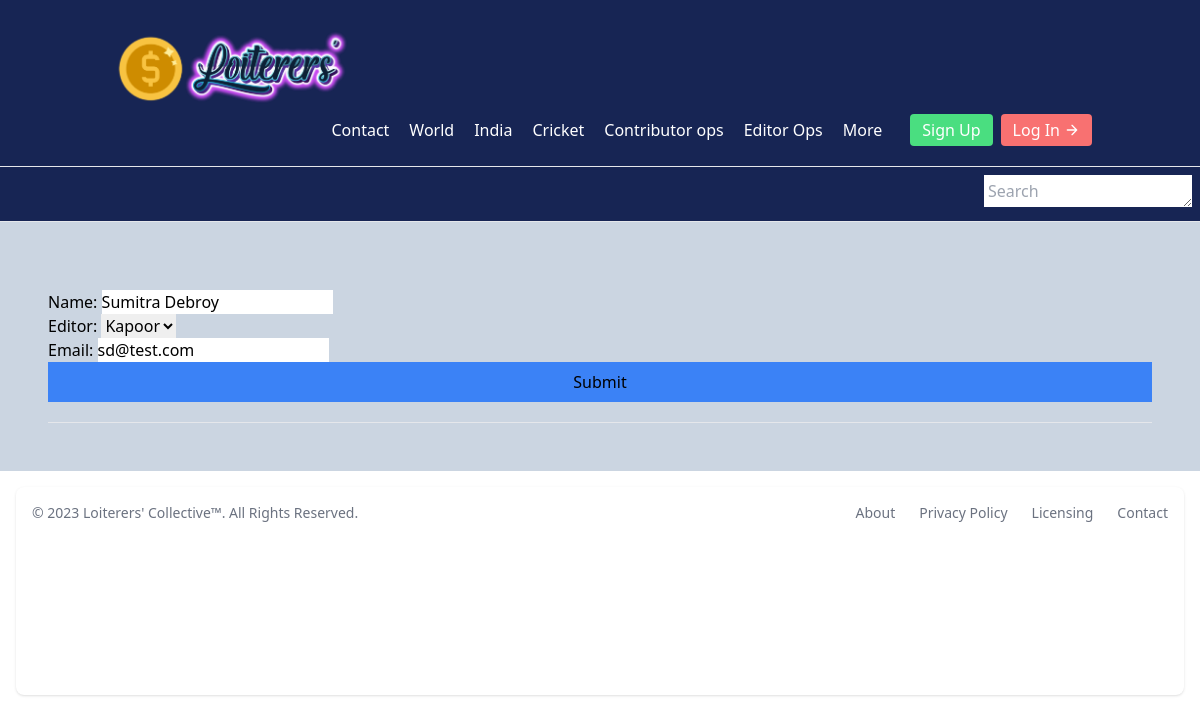
The page /contributors/1/update/ on the database its author committed.
### contributors/models.py (models this page shows, shortened)
class Contributor(models.Model):
    name = models.CharField(max_length=100)
    editor = models.ForeignKey(
        Editor,
        null=True,
        blank=True,
        on_delete=models.SET_NULL
        )
    email = models.EmailField()

### editors/models.py (models this page shows)
class Editor(models.Model):
    name = models.CharField(max_length=100)
    email = models.EmailField()
    category = models.ForeignKey(
        Category, null=True, blank=True, on_delete=models.SET_NULL
    )
    def __str__(self):
        return self.name

### contributors/views.py (the view, shortened to what this page needs)
# urls.py: path("<int:pk>/update/", UpdateContributorView.as_view(), name="contributor-update"),
class UpdateContributorView(generic.UpdateView):
    template = "contributors/contributor_update.html"
    model = Contributor
    form_class = ContributorModelForm

### contributors/forms.py
class ContributorModelForm(forms.ModelForm):
    class Meta:
        model = Contributor
        fields = (
            "name",
            "editor",
            "email",
        )

### contributors/templates/contributors/contributor_form.html (shortened to what this page needs)
{% extends "base.html" %}
{% block content %}
<form method="post" class="mt-5" enctype="multipart/form-data">
    {{ form.as_p }}
    <button type="submit" class="mb-5 w-full bg-blue-500 hover:bg-blue-600 px-3 py-2">Submit</button>
    <hr />
</form>
{% endblock content %}

### rows shown on the page
Contributor: name "Sumitra Debroy", editor "Kapoor", email "sd@test.com"
